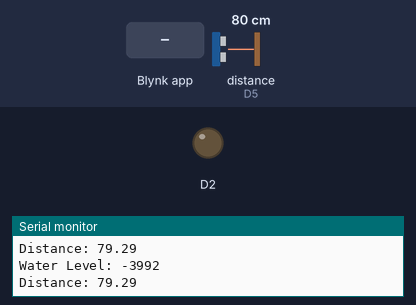
Simulated run of this sketch. Board: ESP8266 (Wemos D1 mini). Shown: output pins drawn as LEDs (lit = HIGH), the last lines printed to the serial monitor. Wiring (inferred from the names in the program): ultrasonic range finder: trigger D6; echo D5. The inputs (shaded band) are chosen by the test bench; at power-on: distance to the obstacle (sensor on D5) 80 cm. The echo pulse lasts 58.3 µs per cm; WiFi joins after 1.5 s; servers stay silent unless stated; pins used as bus, display or sensor lines are not drawn.

Above: at 5.0 s.
5.1 s: Blynk app writes 1 to V0
At 6.2 s:
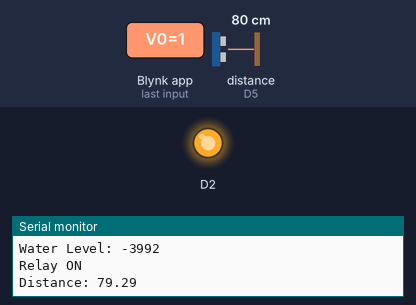
7.3 s: Blynk app writes 0 to V0
At 8.2 s:
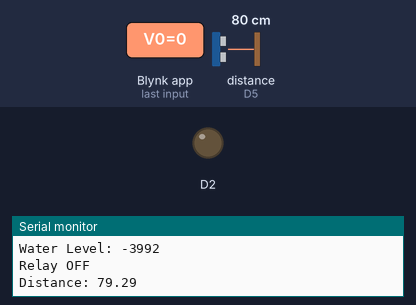
Timing chart, 0 to 10.3 s (numbered marks = the images above; inputs shaded):
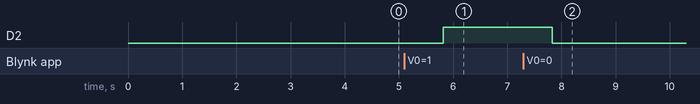

Measured:
- after the input at 5.1 s, D2: LOW → HIGH after 0.72 s
- after the input at 7.3 s, D2: HIGH → LOW after 0.53 s

The sketch:

blynk_relay_control.ino
```cpp
/*
 * this program is under editing for push notification
 */
// Fill-in information from your Blynk Template here
#include <Arduino.h>

#define BLYNK_TEMPLATE_ID "TMPL686qJHKjb"
#define BLYNK_TEMPLATE_NAME "IOT Project"

#define BLYNK_FIRMWARE_VERSION        "0.1.0"
#define BLYNK_PRINT Serial
#define USE_NODE_MCU_BOARD

#include "BlynkEdgent.h"

#define echoPin D5
#define trigPin D6

#define SOUND_VELOCITY 0.034

long duration;
float distance;
long max_depth, current_depth, rec_max_height, rec_max_depth, max_water;
long height, current_water, rec_min_height, rec_min_depth, min_water, area;

BLYNK_WRITE(V0)
{
  if(param.asInt()==1){
    digitalWrite(4, HIGH);
    Serial.println("Relay ON");
  }
  else{
    digitalWrite(4, LOW);
    Serial.println("Relay OFF");
  }
}

BLYNK_CONNECTED()
{
  Blynk.syncVirtual(V0);
}


void water_level(float distance)
{
  area = 69.97;
  height = 22.17;

  max_depth = 5;
  rec_max_height = (height - max_depth);

  if(distance > (max_depth + 3)){
    current_depth = distance;
    current_water = ((height - current_depth)*area)-59;
    Serial.print("Water Level: ");
    Serial.println(current_water);
    Blynk.virtualWrite(V3, current_water);
    delay(500);
  }
  else{
    Serial.print("Water Level: ");
    Serial.println(1000);
    Blynk.virtualWrite(V3, 1000);
    delay(500);
  }
}


void ultrasonic()
{
    digitalWrite(trigPin, LOW);
    delayMicroseconds(2);
    // Sets the trigPin on HIGH state for 10 micro seconds
    digitalWrite(trigPin, HIGH);
    delayMicroseconds(10);
    digitalWrite(trigPin, LOW);

    // Reads the echoPin, returns the sound wave travel time in microseconds
    duration = pulseIn(echoPin, HIGH);

    // Calculate the distance
    distance = duration * SOUND_VELOCITY/2;

    Serial.print("Distance: ");
    Serial.println(distance);
    Blynk.virtualWrite(V2, distance);
    delay(500);
}

void setup()
{
  Serial.begin(9600);
  pinMode(34, INPUT);
  pinMode(trigPin, OUTPUT);
  pinMode(echoPin, INPUT);
  pinMode(4, OUTPUT);

  BlynkEdgent.begin();
  delay(2000);
}

void loop()
{
  BlynkEdgent.run();
  ultrasonic();
  water_level(distance);
}
```
